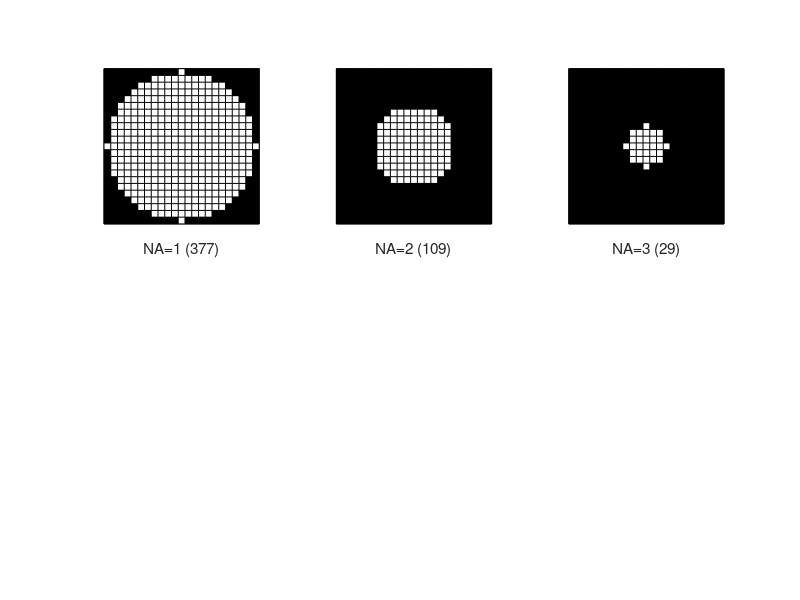

Reproduce this figure in MATLAB.
%%%%%%%%%%%%%%%%%%%%%%%%%%%%%%%%%%%%%%%%%%%%%%%%%%%%%%%%%%%%%%%%%%%%%%%%%%%%%%%%
%%
    function SP2_MRSI_CreateHammingEncScheme
%% 
%%  Export function (temporal) spectral data.
%%,'mrsiList0','mrsiList1'
%%  xxxR: t1, inner loop
%%  xxxP: t2, outer loop
%%
%%  03-2014, Christoph Juchem
%%
%%%%%%%%%%%%%%%%%%%%%%%%%%%%%%%%%%%%%%%%%%%%%%%%%%%%%%%%%%%%%%%%%%%%%%%%%%%%%%%%

FCTNAME = 'SP2_MRSI_CreateHammingEncScheme';


%--- MRSI definition ---
mrsiCircOffset   = 0.00;        % radius offset for Hamming weighting calculation via radius condition
mrsiWeightOffset = 0.00;        % amplitude offset of the CSI weighting function to minimize discretization errors
mrsiMatrix       = 23;           % MRSI matrix size
mrsiAver         = 3;           % number of averages defined as center k-space samples 

%--- file handling ---
tabdir = 'C:\Users\juchem\Matlab\matlab_cj\INSPECTOR_v2\SP2_MRSI\SP2_MRSI_TablibTmp\';

%--- display option ---
f_ppt             = 0;              % creates plot for power point presentations
ppt_xyTickSpace   = 2;              % X/YTick spacing for ppt plots: 2 -> [1 3 5 7 ...], 3 -> [1 4 7 10 ...], starting at 1
ppt_zTickSpace    = 2;              % ZTick spacing, always including maximum value mrsiHammNA
ppt_aFontSize     = 20;             % axis label font size
ppt_aLineWidth    = 2;              % axis line width
ppt_tFontSize     = 20;             % title font size
ppt_pLineWidth    = 2;              % plot line width

f_eps             = 0;              % creates plot for power point presentations
eps_xyTickSpace   = 2;              % X/YTick spacing for ppt plots: 2 -> [1 3 5 7 ...], 3 -> [1 4 7 10 ...], starting at 1
eps_zTickSpace    = 2;              % ZTick spacing, always including maximum value mrsiHammNA
eps_aFontSize     = 15;             % axis label font size
eps_aLineWidth    = 1;              % axis line width
eps_tFontSize     = 20;             % title font size
eps_pLineWidth    = 1;              % plot line width
eps_faceColor     = [1 1 1];        % face color of bar and surface plots

%--- additional options ---
f_niveau          = 1;              % plot each particular niveau of the hamming weighting matrix
impline           = 3;              % images per line, number of niveaus per line in niveau plot (f_niveau)
TR                = 2;              % repetition time assumed for experiment duration calc. [s]

%--- deugging option ---
f_debug           = 0;              % plots all kind of additional information

%%%%%%%%%%%%%%%%%%%%%%%%%%%%%%%%%%%%%%%%%%%%%%%%%%%%%%%%%%%%%%%%%%%%%%%%%%%
%%%   P R O G R A M    S T A R T                                        %%%
%%%%%%%%%%%%%%%%%%%%%%%%%%%%%%%%%%%%%%%%%%%%%%%%%%%%%%%%%%%%%%%%%%%%%%%%%%%
% CSI LIST CALCULATION ******************************
% gradient scaling, quadratic k-space matrix 					   
% GradMat contains equidistant values from 0 to 2 and is then shifted to the -1/1 range
% to sample the k-space origin, k-space values are shifted 0.5 the sampling grid if a
% list is used (circular, hamming) and the sampling matrix is even
GradMat0Norm = zeros(mrsiMatrix,mrsiMatrix);
GradMat1Norm = zeros(mrsiMatrix,mrsiMatrix);
if mod(mrsiMatrix,2.0)==0                 % shifted case
    for icnt = 1:mrsiMatrix
        for jcnt = 1:mrsiMatrix 
            GradMat0Norm(icnt,jcnt) = (icnt-1)*2/mrsiMatrix -1;
	        GradMat1Norm(icnt,jcnt) = (jcnt-1)*2/mrsiMatrix -1;
        end
    end
    dkshift = 1/mrsiMatrix;               % shift relative to initial matrix */
else			                            % odd mrsiMatrix
    for icnt = 1:mrsiMatrix 
        for jcnt = 1:mrsiMatrix 
            GradMat0Norm(icnt,jcnt) = 2.0*(icnt-1)/(mrsiMatrix-1) - 1;
	        GradMat1Norm(icnt,jcnt) = 2.0*(jcnt-1)/(mrsiMatrix-1) - 1;
        end
    end
     dkshift = 0;	                        % no weighting function shift
end

% determination of residual k-space points for circular sampling */
% radius + mrsiCircOffset (to include more ambient points), radius=1 */
if mod(mrsiMatrix,2.0)==0
    YesNoValue = (1-1/(mrsiMatrix-1)) * (1 + mrsiCircOffset); 
else
	YesNoValue = 1 + mrsiCircOffset;    
end	

% calculate hamming filter function */
for icnt = 1:mrsiMatrix
    hammVec(icnt) = 0.54 - 0.46*cos(2*pi*(icnt-1)/(mrsiMatrix-1));
end
AcqMatrixOrig = zeros(mrsiMatrix,mrsiMatrix);
for icnt = 1:mrsiMatrix
    for jcnt = 1:mrsiMatrix
	    AcqMatrixOrig(icnt,jcnt) = hammVec(icnt)*hammVec(jcnt);	    % like HammingFilterMult.m */ 
        % restrict to circular scheme */   	
        
	    % halfdk is used to shift the pattern, when k-space is shifted for odd dimensional matrices */
	    if sqrt(power(GradMat0Norm(icnt,jcnt)+dkshift,2)+power(GradMat1Norm(icnt,jcnt)+dkshift,2)) > YesNoValue
	        AcqMatrixOrig(icnt,jcnt) = 0;
        end
    end
end

%--- scale to mrsiAver and ensure at least one acquistion per circular k-space area ---
AcqMatrixOrig = mrsiAver * AcqMatrixOrig;

%--- round acquisition matrix ---
AcqMatrixDiscr = AcqMatrixOrig;
AcqMatrixDiscr(find(AcqMatrixOrig>0 & AcqMatrixOrig<0.5)) = 1;      % scale up peripheral subthreshold values
AcqMatrixDiscr = round(AcqMatrixDiscr);                              % discretization


%--- plot Hamming function for particular dimension ---
if f_debug
	fig2 = figure;
    set(fig2,'NumberTitle','off','Name',sprintf('%s: ',FCTNAME))
	subplot(2,1,1)
	plot(hammVec)
	[minX maxX minY maxY] = SP2_IdealAxisValues(hammVec);
	axis([minX maxX 0 maxY])
	titlestr = sprintf('Hamming function (n=%.0f):  y(x) = 0.54 - 0.46*cos(2*pi*x/(n-1))',mrsiMatrix);
	title(titlestr)
	subplot(2,1,2)
	plot(hammVec)
	hold on
        plot(round(hammVec),'r*')
        plot(hammVec,'go')
	hold off
	[minX maxX minY maxY] = SP2_IdealAxisValues(hammVec);
	axis([minX-0.3 maxX+0.3 0 maxY])
	grid on
	title('scaled 1D Hamming function, red/green are rounded/non-rounded values')
	
	% plot k-space weighting function
	fig3 = figure;
	namestr3 = sprintf('%s: hamming weighting, ''NA''=%.0f, COff=%.3f, WOff=%.3f',...
                        FCTNAME,max(max(AcqMatrixDiscr)),mrsiCircOffset,mrsiWeightOffset);
	set(fig3,'Name',namestr3)
	set(fig3,'Color',[1 1 1]);
	colormap([1 1 1])
	subplot(2,2,1)
	bar3(AcqMatrixOrig)
    set(gca,'YLim',[0.6 mrsiMatrix+0.4])
	set(gca,'CameraTarget',[7 7.5 7],'CameraViewAngle',[7.72853])
    title('exakt Hamming function','FontSize',12)
	subplot(2,2,2)
	bar3(AcqMatrixDiscr)
    set(gca,'YLim',[0.6 mrsiMatrix+0.4])
	set(gca,'CameraTarget',[7 7.5 7],'CameraViewAngle',[7.72853])
    title('discrete Hamming function','FontSize',12)
	subplot(2,2,3)
	bar3(AcqMatrixDiscr-AcqMatrixOrig)
    set(gca,'YLim',[0.6 mrsiMatrix+0.4])
	set(gca,'CameraTarget',[7 7.5 7],'CameraViewAngle',[7.72853])
    title('deviation','FontSize',12)
	subplot(2,2,4)
	surf(AcqMatrixDiscr)
    set(gca,'XTick',1:mrsiMatrix,'XTickLabel',1:mrsiMatrix)
	set(gca,'YTick',1:mrsiMatrix,'YTickLabel',1:mrsiMatrix)
	title('discrete Hamming function','FontSize',12)
	if strcmp(machine,'win69')
        set(fig3,'Position',[335 252 1324 865])
	else    % adjusted via win27
        set(fig3,'Position',[360 390 560 544]);
	end
end

%--- create acquisition normalized acquisition list ([-1 1] range)--- 
lCnt = 1;       % list counter
maxVal = max(max(AcqMatrixDiscr));
for dimcnt = 1:maxVal
    for icnt = 1:mrsiMatrix
        for jcnt = 1:mrsiMatrix
            if AcqMatrixDiscr(icnt,jcnt) >= maxVal-dimcnt+1
	            mrsiList0Norm(lCnt) = GradMat0Norm(icnt,jcnt);
	            mrsiList1Norm(lCnt) = GradMat1Norm(icnt,jcnt);
	            lCnt = lCnt + 1;
            end
        end
    end
end
mrsiListSize = lCnt-1;

fprintf('mrsiCircOffset = %.3f, mrsiWeightOffset = %.3f\n',mrsiCircOffset,mrsiWeightOffset)
fprintf('mrsiListSize = %.0f, mrsiAver = %.0f\n',mrsiListSize,mrsiAver);
durHamming = mrsiListSize*TR/60;                          % Hamming weighting, experiment duration [min]
durRect    = mrsiMatrix*mrsiMatrix*mrsiAver*TR/60;  % rectangular sampling, experiment duration [min]
ratio      = durHamming/durRect;                         % ratio Hamming duration / rectangular duration [%]                               
fprintf('Acq. time (TR %.1fsec):\nHamming=%.1fmin, rectangular=%.1fmin, ratio=%.3f\n'...
        ,TR,durHamming,durRect,ratio);

%--- plot each niveau of the hamming weighting into separate plot ---
if f_niveau
    NoResidD = mod(mrsiAver,impline);                   % impline = slices per line
    NoRowsD  = (mrsiAver-NoResidD)/impline+1;
    fig4 = figure;
    namestr4 = sprintf(' niveau representation of weigthed acquisition scheme');
    set(fig4,'Name',namestr4)
    set(fig4,'Color',[1 1 1]);
    for PlotCnt = 1:mrsiAver
        subplot(NoRowsD,impline,PlotCnt)
        pAcqMatrix = zeros(mrsiMatrix+1,mrsiMatrix+1);
        pAcqMatrix(1:mrsiMatrix,1:mrsiMatrix) = (AcqMatrixDiscr>=ones(mrsiMatrix)*PlotCnt);
        pcolor(pAcqMatrix)
        set(gca,'XTick',[]);
        set(gca,'YTick',[]);
        xlabstr = sprintf('NA=%.0f (%.0f)',PlotCnt,length(find(AcqMatrixDiscr>=PlotCnt)));
        xlabel(xlabstr);
        set(gca,'DataAspectRatioMode','Manual')
    end
    colormap(gray(2))
end

% return weighting functions (e.g. for comparison via KSPACE_vx.m)
hammingOrig  = AcqMatrixOrig;
hammingDiscr = AcqMatrixDiscr;

%--- create black&yellow figures for export to power point ---
if f_ppt
    % the tick values for x and y start at 1. The following ones depend on the desired spacing 'xyTickSp'
    ppt_xyTickVec = ppt_xyTickSpace*[1:floor((mrsiMatrix+(ppt_xyTickSpace-1))/ppt_xyTickSpace)]-(ppt_xyTickSpace-1);    % x&y tick and tick label vector
    % the tick values for z always include the maximum value mrsiAver. The others depend on the spacing 'zTickSp'
    ppt_zTickVec = ppt_zTickSpace*[1:floor((mrsiAver+ppt_zTickSpace)/ppt_zTickSpace)]-(ppt_zTickSpace-mod(mrsiAver,ppt_zTickSpace));
    figure
    set(gcf,'Position',[352 78 1255 979],'Color',[0 0 0],'NumberTitle','off')
    set(gcf,'Name',' exact Hamming function (histogram)')
    ph1 = bar3(hammingOrig);
    set(findobj(gcf,'Color',[1 1 1]),'Color',[0 0 0])
    set(gca,'XLim',[0 mrsiMatrix+1],'YLim',[0 mrsiMatrix+1],'ZLim',[0 mrsiAver])
    set(gca,'XColor',[1 1 0],'YColor',[1 1 0],'ZColor',[1 1 0])
    set(gca,'FontSize',ppt_aFontSize,'LineWidth',[ppt_aLineWidth])
    set(gca,'XTick',ppt_xyTickVec,'XTickLabel',ppt_xyTickVec,'YTick',ppt_xyTickVec,'YTickLabel',ppt_xyTickVec)
    set(gca,'ZTick',ppt_zTickVec,'ZTickLabel',ppt_zTickVec)
    set(ph1,'FaceColor',[0.3 0.3 0],'EdgeColor',[1 1 0],'LineWidth',[ppt_pLineWidth])
    title('exact Hamming function','FontSize',ppt_tFontSize,'Color',[1 1 0])
    figure
    set(gcf,'Position',[357 83 1250 974],'Color',[0 0 0],'NumberTitle','off')
    set(gcf,'Name',' discrete Hamming function (histogram)')
    ph1 = bar3(hammingDiscr);
    set(findobj(gcf,'Color',[1 1 1]),'Color',[0 0 0])
    set(gca,'XLim',[0 mrsiMatrix+1],'YLim',[0 mrsiMatrix+1],'ZLim',[0 mrsiAver])
    set(gca,'XColor',[1 1 0],'YColor',[1 1 0],'ZColor',[1 1 0])
    set(gca,'FontSize',ppt_aFontSize,'LineWidth',[ppt_aLineWidth])
    set(gca,'XTick',ppt_xyTickVec,'XTickLabel',ppt_xyTickVec,'YTick',ppt_xyTickVec,'YTickLabel',ppt_xyTickVec)
    set(gca,'ZTick',ppt_zTickVec,'ZTickLabel',ppt_zTickVec)
    set(ph1,'FaceColor',[0.3 0.3 0],'EdgeColor',[1 1 0],'LineWidth',[ppt_pLineWidth])
    title('discrete Hamming function','FontSize',ppt_tFontSize,'Color',[1 1 0])
    figure
    set(gcf,'Position',[362 87 1245 969],'Color',[0 0 0],'NumberTitle','off')
    set(gcf,'Name',' exact Hamming function (surface)')
    ph1 = surf(hammingOrig);
    set(findobj(gcf,'Color',[1 1 1]),'Color',[0 0 0])
    set(gca,'XLim',[1 mrsiMatrix],'YLim',[1 mrsiMatrix],'ZLim',[0 mrsiAver])
    set(gca,'XColor',[1 1 0],'YColor',[1 1 0],'ZColor',[1 1 0])
    set(gca,'FontSize',ppt_aFontSize,'LineWidth',[ppt_aLineWidth])
    set(gca,'XTick',ppt_xyTickVec,'XTickLabel',ppt_xyTickVec,'YTick',ppt_xyTickVec,'YTickLabel',ppt_xyTickVec)
    set(gca,'ZTick',ppt_zTickVec,'ZTickLabel',ppt_zTickVec)
    set(ph1,'FaceColor',[0.9 0.9 0],'FaceAlpha',[0.5],'EdgeColor',[1 1 0],'LineWidth',[ppt_pLineWidth])
    title('exact Hamming function','FontSize',ppt_tFontSize,'Color',[1 1 0])
    figure
    set(gcf,'Position',[367 93 1240 964],'Color',[0 0 0],'NumberTitle','off')
    set(gcf,'Name',' discrete Hamming function (surface)')
    ph1 = surf(hammingDiscr);
    set(findobj(gcf,'Color',[1 1 1]),'Color',[0 0 0])
    set(gca,'XLim',[1 mrsiMatrix],'YLim',[1 mrsiMatrix],'ZLim',[0 mrsiAver])
    set(gca,'XColor',[1 1 0],'YColor',[1 1 0],'ZColor',[1 1 0])
    set(gca,'FontSize',ppt_aFontSize,'LineWidth',[ppt_aLineWidth])
    set(gca,'XTick',ppt_xyTickVec,'XTickLabel',ppt_xyTickVec,'YTick',ppt_xyTickVec,'YTickLabel',ppt_xyTickVec)
    set(gca,'ZTick',ppt_zTickVec,'ZTickLabel',ppt_zTickVec)
    set(ph1,'FaceColor',[0.8 0.8 0],'FaceAlpha',[0.5],'EdgeColor',[1 1 0],'LineWidth',[ppt_pLineWidth])
    title('discrete Hamming function','FontSize',ppt_tFontSize,'Color',[1 1 0])
end

%--- create figures for eps export ---
if f_eps
    % the tick values for x and y start at 1. The following ones depend on the desired spacing 'xyTickSp'
    eps_xyTickVec = eps_xyTickSpace*[1:floor((mrsiMatrix+(eps_xyTickSpace-1))/eps_xyTickSpace)]-(eps_xyTickSpace-1);    % x&y tick and tick label vector
    % the tick values for z always include the maximum value mrsiAver. The others depend on the spacing 'zTickSp'
    eps_zTickVec = eps_zTickSpace*[1:floor((mrsiAver+eps_zTickSpace)/eps_zTickSpace)]-(eps_zTickSpace-mod(mrsiAver,eps_zTickSpace));
    figure
    set(gcf,'Position',[154 52 1239 896],'NumberTitle','off','Color',[1 1 1])
    set(gcf,'Name',' exact Hamming function (histogram)')
    ph1 = bar3(hammingOrig);
    set(gca,'XLim',[0.5 mrsiMatrix+0.5],'YLim',[0.5 mrsiMatrix+0.5],'ZLim',[0 mrsiAver])
    set(gca,'FontSize',eps_aFontSize,'LineWidth',[eps_aLineWidth])
    set(gca,'XTick',eps_xyTickVec,'XTickLabel',eps_xyTickVec,'YTick',eps_xyTickVec,'YTickLabel',eps_xyTickVec)
    set(gca,'ZTick',eps_zTickVec,'ZTickLabel',eps_zTickVec)
    set(ph1,'FaceColor',eps_faceColor,'LineWidth',[eps_pLineWidth])
    title('exact Hamming function','FontSize',eps_tFontSize)
    figure
    set(gcf,'Position',[154 52 1239 896],'NumberTitle','off','Color',[1 1 1])
    set(gcf,'Name',' discrete Hamming function (histogram)')
    ph1 = bar3(hammingDiscr);
    set(gca,'XLim',[0.5 mrsiMatrix+0.5],'YLim',[0.5 mrsiMatrix+0.5],'ZLim',[0 mrsiAver])
    set(gca,'FontSize',eps_aFontSize,'LineWidth',[eps_aLineWidth])
    set(gca,'XTick',eps_xyTickVec,'XTickLabel',eps_xyTickVec,'YTick',eps_xyTickVec,'YTickLabel',eps_xyTickVec)
    set(gca,'ZTick',eps_zTickVec,'ZTickLabel',eps_zTickVec)
    set(ph1,'FaceColor',eps_faceColor,'LineWidth',[eps_pLineWidth])
    title('discrete Hamming function','FontSize',eps_tFontSize)
    figure
    set(gcf,'Position',[154 52 1239 896],'NumberTitle','off','Color',[1 1 1])
    set(gcf,'Name',' exact Hamming function (surface)')
    ph1 = surf(hammingOrig);
    set(gca,'XLim',[1 mrsiMatrix],'YLim',[1 mrsiMatrix],'ZLim',[0 mrsiAver])
    set(gca,'FontSize',eps_aFontSize,'LineWidth',[eps_aLineWidth])
    set(gca,'XTick',eps_xyTickVec,'XTickLabel',eps_xyTickVec,'YTick',eps_xyTickVec,'YTickLabel',eps_xyTickVec)
    set(gca,'ZTick',eps_zTickVec,'ZTickLabel',eps_zTickVec)
    set(ph1,'FaceColor',eps_faceColor,'FaceAlpha',[0.5],'LineWidth',[eps_pLineWidth])
    title('exact Hamming function','FontSize',eps_tFontSize)
    figure
    set(gcf,'Position',[154 52 1239 896],'NumberTitle','off','Color',[1 1 1])
    set(gcf,'Name',' discrete Hamming function (surface)')
    ph1 = surf(hammingDiscr);
    set(gca,'XLim',[1 mrsiMatrix],'YLim',[1 mrsiMatrix],'ZLim',[0 mrsiAver])
    set(gca,'FontSize',eps_aFontSize,'LineWidth',[eps_aLineWidth])
    set(gca,'XTick',eps_xyTickVec,'XTickLabel',eps_xyTickVec,'YTick',eps_xyTickVec,'YTickLabel',eps_xyTickVec)
    set(gca,'ZTick',eps_zTickVec,'ZTickLabel',eps_zTickVec)
    set(ph1,'FaceColor',eps_faceColor,'FaceAlpha',[0.5],'LineWidth',[eps_pLineWidth])
    title('discrete Hamming function','FontSize',eps_tFontSize)    
    figure
    set(gcf,'Position',[154 52 1239 896],'NumberTitle','off','Color',[1 1 1])
    set(gcf,'Name',' discrete Hamming function (surface)')
    ph1 = bar3(AcqMatrixDiscr-AcqMatrixOrig);
    set(gca,'XLim',[0.6 mrsiMatrix+0.4],'YLim',[0.6 mrsiMatrix+0.4])
    set(gca,'FontSize',eps_aFontSize,'LineWidth',[eps_aLineWidth])
    set(gca,'XTick',eps_xyTickVec,'XTickLabel',eps_xyTickVec,'YTick',eps_xyTickVec,'YTickLabel',eps_xyTickVec)
    set(ph1,'FaceColor',eps_faceColor,'LineWidth',[eps_pLineWidth])
    title('deviation map','FontSize',eps_tFontSize)
end


%%%%%%%%%%%%  S A V E    W E I G H T I N G    T O    F I L E   %%%%%%%%%%%%
%--- file creation ---
fileHammR = sprintf('%sHamming%02.0fx%02.0fNA%.0fN%.0f_R.txt',tabdir,mrsiMatrix,mrsiMatrix,mrsiAver,mrsiListSize);
fileHammP = sprintf('%sHamming%02.0fx%02.0fNA%.0fN%.0f_P.txt',tabdir,mrsiMatrix,mrsiMatrix,mrsiAver,mrsiListSize);
[unitHammR,msg] = fopen(fileHammR,'w');
if unitHammR==-1
    fprintf('%s ->\nOpening data file failed.\nMessage: %s\nProgram aborted.\n',...
            FCTNAME,msg)
    return
end
[unitHammP,msg] = fopen(fileHammP,'w');
if unitHammP==-1
    fprintf('%s ->\nOpening data file failed.\nMessage: %s\nProgram aborted.\n',...
            FCTNAME,msg)
    return
end

%--- varian table format ---
mrsiList0VnmrJ = mrsiList0Norm*(mrsiMatrix-1)/2;
mrsiList1VnmrJ = mrsiList1Norm*(mrsiMatrix-1)/2;

%--- table creation ---
fprintf(unitHammR,'t1 =\n');
fprintf(unitHammP,'t2 =\n');
for lCnt = 1:mrsiListSize
    fprintf(unitHammR,'%.0f\n',mrsiList0VnmrJ(lCnt));
    fprintf(unitHammP,'%.0f\n',mrsiList1VnmrJ(lCnt));
end
fclose(unitHammR);
fclose(unitHammP);

%--- save exact and acquisition weighting to .mat file ---
fileHammMat = sprintf('%sHamming%02.0fx%02.0fNA%.0fN%.0f.mat',tabdir,mrsiMatrix,mrsiMatrix,mrsiAver,mrsiListSize);

save(fileHammMat,'AcqMatrixDiscr','AcqMatrixOrig','GradMat0Norm','GradMat1Norm','mrsiAver',...
     'mrsiCircOffset','mrsiList0Norm','mrsiList1Norm','mrsiList0VnmrJ','mrsiList1VnmrJ',...
     'mrsiListSize','mrsiMatrix','mrsiWeightOffset')

 %--- info printout ---
fprintf('%s successfully completed.\n',FCTNAME)

%--- update success flag ---
f_succ = 1;
